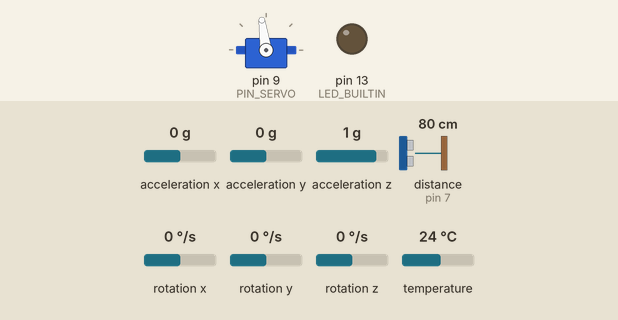
The sketch below on a simulated Arduino Uno, built with avr-gcc and run on an emulated ATmega328P. On the bench: servo, output pins drawn as LEDs (lit = HIGH). Wiring (inferred from the names in the program): ultrasonic range finder: trigger pin 6; echo pin 7. Inputs (shaded band) come from the test bench; at power-on: distance to the obstacle (sensor on pin 7) 80 cm, acceleration y 0 g, rotation x 0 °/s, acceleration x 0 g, acceleration z 1 g, rotation y 0 °/s, rotation z 0 °/s, temperature 24 °C. The echo pulse lasts 58.3 µs per cm; pins used as bus, display or sensor lines are not drawn; what the sketch prints to the serial monitor is not drawn.

Above: at 9.8 s.
9.9 s: distance to the obstacle (sensor on pin 7) set to 38 cm
11.7 s: distance to the obstacle (sensor on pin 7) set to 33 cm
At 13.7 s:
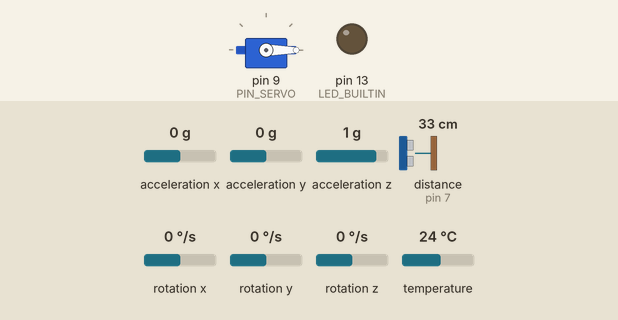
14.1 s: acceleration y set to -1.4 g
At 14.8 s:
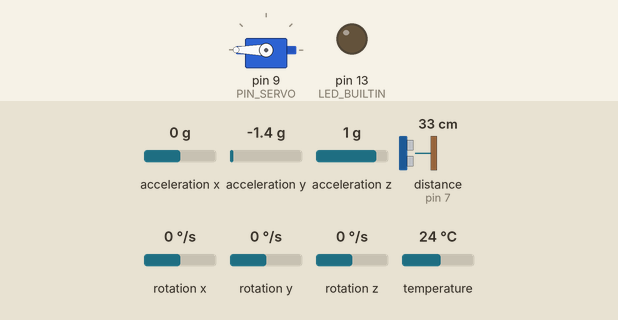
15.8 s: acceleration y set to 0 g
At 17.43 s:
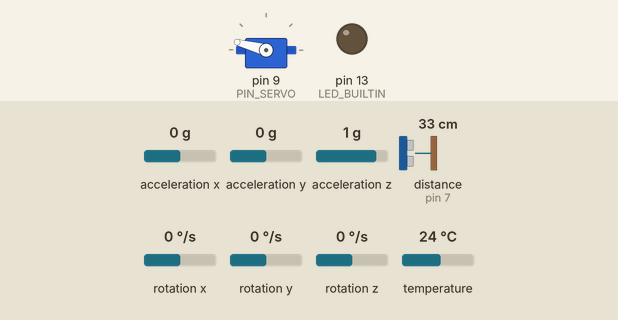
18.8 s: rotation x set to -100 °/s
20.5 s: acceleration y set to 1.1 g
At 21.17 s:
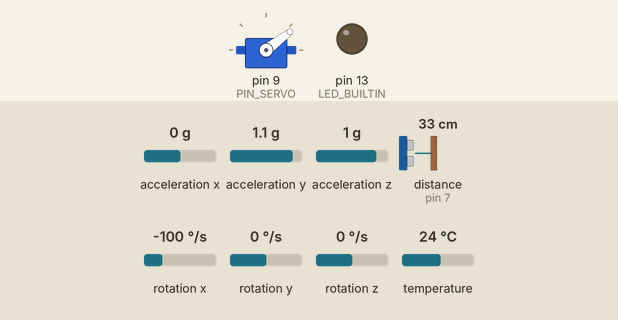
Timing chart, 0 to 23.5 s (numbered marks = the images above; inputs shaded):
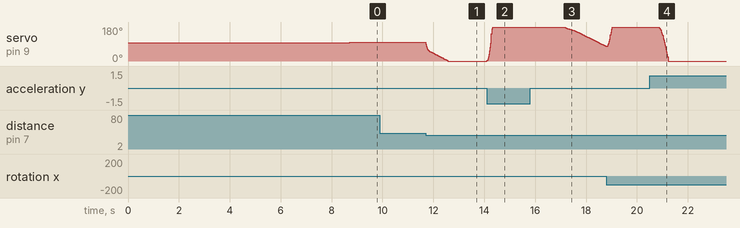

The sketch:

control_cascada.ino
```cpp
/* Control en cascada a 50 Hz: periodo 0.02 s = 20 ms.
 * EXTERNA: error posicion[cm] -> Cexterno(z) -> referencia angulo[deg].
 * INTERNA: error angulo[deg] -> Cinterno(z) -> delta PWM[us].
 * Servo 9; sonar TRIG 6, ECHO 7; MPU6050 por I2C.
 * TX: abcd + cuatro float32 LE (20 bytes): servo_us, posicion_cm,
 * referencia_angulo_deg, angulo_filtrado_deg.
 * Mantener quieta la barra al calibrar el cero en 1544 us.
 */
#include <Wire.h>
#include <Servo.h>
#include <Adafruit_MPU6050.h>
#include <Adafruit_Sensor.h>
#include <math.h>
#include <string.h>

const uint8_t PIN_SERVO = 9;
const int ANGULO_CENTRO_SERVO_DEG = 90 + 7;
// Equivalente calibrado de ese centro. Usar microsegundos evita depender
// del mapeo de Servo.write(97); el angulo de referencia es el de la BARRA.
const int PULSO_CENTRO_US = 1544;
const int PULSO_MIN_US = 1000;
const int PULSO_MAX_US = 2000;
const uint32_t TS_US = 20000UL;
const float ALPHA = 0.94f;
// ================= EXTERNA: ANGULO -> POSICION =================
const float REFERENCIA_CM = 17.0f;
const float MAX_ANGULO_DEG = 14.0f;
// Pegar coeficientes del controlador externo, disenado con entrada en cm
// y salida en GRADOS. No reutilizar el controlador posicion -> PWM de v3.
// MATLAB: [b,a] = tfdata(tf(Cz_externo), 'v'), con Ts=0.02 s.
// Copiar signos originales; si b es mas corto, anteponer ceros hasta
// igualar la longitud de a. A_EXTERNO[0] debe ser distinto de cero.
// Pendientes: B=0 mantiene la barra horizontal hasta cargar TU controlador.
const float B_EXTERNO[] = {2.278345f, -2.246670f};
const float A_EXTERNO[] = {1.0f, -0.6f};
const size_t N_EXTERNO = sizeof(A_EXTERNO) / sizeof(A_EXTERNO[0]);
static_assert(sizeof(B_EXTERNO) == sizeof(A_EXTERNO), "Longitudes externas distintas");
const float SIGNO_POSICION = 1.0f; // +1 si angulo positivo aumenta distancia.
const uint8_t PIN_TRIG = 6, PIN_ECHO = 7;
const float MAX_DISTANCIA_CM = 35.0f;
const float US_POR_CM = 58.574f;
const uint32_t TIMEOUT_ECO_US = 4000UL;
static_assert(TIMEOUT_ECO_US < TS_US, "Timeout mayor que periodo");
float erroresExternos[N_EXTERNO] = {};
float mandosExternos[N_EXTERNO] = {};
float posicionCm = -1.0f;
float referenciaAnguloDeg = 0.0f;
bool posicionValida = false;

// ================= INTERNA: SERVO -> ANGULO =================

// Coeficientes DISCRETOS para Ts=0.02 s. Salida: delta PWM en us.
// C(z) = (b0 + b1*z^-1 + ...)/(a0 + a1*z^-1 + ...).
// En MATLAB: [b,a] = tfdata(tf(Cz), 'v'); copiar b y a aqui.
// Si el numerador tiene menor grado, anteponer ceros a b hasta que
// tenga la misma longitud que a (conserva los retardos de C(z)).
// Ejemplo actual: C(z)=3.162278*(z+1)/(z-1).
// u[k] = u[k-1] + 3.162278*e[k] + 3.162278*e[k-1].
const float B_INTERNO[] = {3.162278f, 3.162278f};
const float A_INTERNO[] = {1.0f, -1.0f}; // Copiar signos de a; no invertirlos.
const size_t N_COEF = sizeof(A_INTERNO) / sizeof(A_INTERNO[0]);
static_assert(sizeof(B_INTERNO) == sizeof(A_INTERNO), "B_INTERNO y A_INTERNO deben tener igual longitud");
static_assert(N_COEF >= 1, "Se requiere al menos un coeficiente");
// A_INTERNO[0] debe ser distinto de cero. Validar la sintonia en la planta.
// +1 si aumentar PWM aumenta el angulo medido; -1 si el montaje lo invierte.
const float SIGNO_ACTUADOR = 1.0f;
const uint32_t RESERVA_TX_US = 3000UL; // 20 bytes a 115200: ~1.74 ms.
const uint16_t MUESTRAS_ASENTAMIENTO = 50;
const uint16_t MUESTRAS_CERO = 150;
static_assert(sizeof(float) == 4, "La trama requiere float32");
static_assert(PULSO_MIN_US < PULSO_CENTRO_US &&
              PULSO_CENTRO_US < PULSO_MAX_US, "Centro fuera de limites");

Adafruit_MPU6050 mpu;
Servo servo;
float biasGyroRadS = 0.0f;
float anguloAccDeg = 0.0f;
float anguloFiltradoDeg = 0.0f;
float offsetAnguloDeg = 0.0f;
float anguloDeg = 0.0f;
float errores[N_COEF] = {}; // e[k], e[k-1], ...
float mandosUs[N_COEF] = {}; // u[k-1], u[k-2], ... (sin el centro)
float pulsoUs = PULSO_CENTRO_US;
uint32_t anteriorUs = 0;
uint32_t siguienteUs = 0;

void actualizarAngulo(float dt) {
  sensors_event_t a, g, temperatura;
  mpu.getEvent(&a, &g, &temperatura);
  anguloAccDeg = atan2(a.acceleration.y,
      sqrt(sq(a.acceleration.x) + sq(a.acceleration.z))) * 180.0f / PI;
  const float velocidadDegS = (g.gyro.x - biasGyroRadS) * 180.0f / PI;
  anguloFiltradoDeg = ALPHA * (anguloFiltradoDeg + velocidadDegS * dt)
                   + (1.0f - ALPHA) * anguloAccDeg;
  anguloDeg = anguloFiltradoDeg - offsetAnguloDeg;
}

void calibrar() {
  delay(2000); // Asentar el mecanismo en el cero fisico.
  float sumaGyro = 0.0f;
  for (uint16_t i = 0; i < 500; ++i) {
    sensors_event_t a, g, temperatura;
    mpu.getEvent(&a, &g, &temperatura);
    sumaGyro += g.gyro.x;
    delay(3);
  }
  biasGyroRadS = sumaGyro / 500.0f;
  actualizarAngulo(0.0f);
  anguloFiltradoDeg = anguloAccDeg;
  uint32_t previo = micros();
  uint32_t proximo = previo + TS_US;
  float sumaAngulo = 0.0f;
  for (uint16_t i = 0; i < MUESTRAS_ASENTAMIENTO + MUESTRAS_CERO; ++i) {
    while ((int32_t)(micros() - proximo) < 0) {}
    const uint32_t ahora = micros();
    actualizarAngulo((ahora - previo) * 1.0e-6f);
    previo = ahora;
    proximo = ahora + TS_US;
    if (i >= MUESTRAS_ASENTAMIENTO) sumaAngulo += anguloFiltradoDeg;
  }
  offsetAnguloDeg = sumaAngulo / MUESTRAS_CERO;
  anguloDeg = anguloFiltradoDeg - offsetAnguloDeg;
}

float controlarInterna(float error) {
  for (size_t i = N_COEF - 1; i > 0; --i) errores[i] = errores[i - 1];
  errores[0] = SIGNO_ACTUADOR * error;
  // a0*u[k] = sum(bi*e[k-i]) - sum(ai*u[k-i]), i>=1 en la segunda suma.
  float mando = B_INTERNO[0] * errores[0];
  for (size_t i = 1; i < N_COEF; ++i)
    mando += B_INTERNO[i] * errores[i] - A_INTERNO[i] * mandosUs[i - 1];
  mando /= A_INTERNO[0];
  const float pedido = PULSO_CENTRO_US + mando;
  const float limitado = constrain(pedido, (float)PULSO_MIN_US,
                                   (float)PULSO_MAX_US);
  // Realimentar el mando limitado a la recurrencia evita windup en el
  // integrador actual. Para otro C(z), revisar su comportamiento al saturar.
  for (size_t i = N_COEF - 1; i > 0; --i) mandosUs[i] = mandosUs[i - 1];
  mandosUs[0] = limitado - PULSO_CENTRO_US;
  return (float)lroundf(limitado);
}

// Un disparo por ciclo; espera del eco acotada a 4 ms.
void medirPosicion() {
  digitalWrite(PIN_TRIG, HIGH);
  delayMicroseconds(10);
  digitalWrite(PIN_TRIG, LOW);
  const unsigned long ecoUs = pulseIn(PIN_ECHO, HIGH, TIMEOUT_ECO_US);
  posicionCm = ecoUs ? ecoUs / US_POR_CM : -1.0f;
  posicionValida = posicionCm > 0.0f && posicionCm <= MAX_DISTANCIA_CM;
  if (!posicionValida) posicionCm = -1.0f;
}

void controlarExterna() {
  if (!posicionValida) {
    memset(erroresExternos, 0, sizeof(erroresExternos));
    memset(mandosExternos, 0, sizeof(mandosExternos));
    referenciaAnguloDeg = 0.0f; // Sin eco, pedir barra horizontal.
    return;
  }
  for (size_t i = N_EXTERNO - 1; i > 0; --i)
    erroresExternos[i] = erroresExternos[i - 1];
  erroresExternos[0] = SIGNO_POSICION * (REFERENCIA_CM - posicionCm);
  float mando = B_EXTERNO[0] * erroresExternos[0];
  for (size_t i = 1; i < N_EXTERNO; ++i)
    mando += B_EXTERNO[i] * erroresExternos[i] - A_EXTERNO[i] * mandosExternos[i - 1];
  mando /= A_EXTERNO[0];
  referenciaAnguloDeg = constrain(mando, -MAX_ANGULO_DEG, MAX_ANGULO_DEG);
  for (size_t i = N_EXTERNO - 1; i > 0; --i)
    mandosExternos[i] = mandosExternos[i - 1];
  // Tracking limitado: revisar anti-windup para el controlador que se cargue.
  mandosExternos[0] = referenciaAnguloDeg;
}

void enviarRegistro() {
  if ((int32_t)(siguienteUs - micros()) < (int32_t)RESERVA_TX_US ||
      Serial.availableForWrite() < 20) {
    digitalWrite(LED_BUILTIN, HIGH);
    return;
  }
  uint8_t trama[20] = {'a', 'b', 'c', 'd'};
  const float valores[] = {pulsoUs, posicionCm, anguloDeg};
  for (uint8_t i = 0; i < 4; ++i) {
    uint32_t bits;
    memcpy(&bits, &valores[i], sizeof(bits));
    for (uint8_t j = 0; j < 4; ++j)
      trama[4 + 4 * i + j] = (uint8_t)(bits >> (8 * j));
  }
  Serial.write(trama, sizeof(trama)); // TX en segundo plano, sin flush().
}

void setup() {
  Serial.begin(115200);
  pinMode(LED_BUILTIN, OUTPUT);
  digitalWrite(LED_BUILTIN, LOW);
  if (A_INTERNO[0] == 0.0f || A_EXTERNO[0] == 0.0f) {
    digitalWrite(LED_BUILTIN, HIGH);
    while (true) delay(100); // Denominador invalido; no activar el servo.
  }
  pinMode(PIN_TRIG, OUTPUT);
  digitalWrite(PIN_TRIG, LOW);
  pinMode(PIN_ECHO, INPUT);
  // Precargar el cero antes de habilitar los pulsos.
  servo.writeMicroseconds(PULSO_CENTRO_US);
  servo.attach(PIN_SERVO, PULSO_MIN_US, PULSO_MAX_US);
  Wire.begin();
  Wire.setClock(400000);
  if (!mpu.begin(0x68)) {
    digitalWrite(LED_BUILTIN, HIGH);
    while (true) delay(100);
  }
  mpu.setAccelerometerRange(MPU6050_RANGE_2_G);
  mpu.setGyroRange(MPU6050_RANGE_2000_DEG);
  mpu.setFilterBandwidth(MPU6050_BAND_44_HZ);
  calibrar(); // Sin control ni tramas durante los ~7.5 s de calibracion.
  anteriorUs = micros();
  siguienteUs = anteriorUs + TS_US;
}

void loop() {
  const uint32_t ahora = micros();
  if ((int32_t)(ahora - siguienteUs) < 0) return;
  siguienteUs += TS_US;
  if ((int32_t)(ahora - siguienteUs) >= 0) {
    digitalWrite(LED_BUILTIN, HIGH);
    siguienteUs = ahora + TS_US; // No recuperar pasos con la misma medicion.
  }
  const float dt = (ahora - anteriorUs) * 1.0e-6f;
  anteriorUs = ahora;
  actualizarAngulo(dt); // Medir y[k] antes de aplicar u[k].
  medirPosicion();
  controlarExterna();
  pulsoUs = controlarInterna(referenciaAnguloDeg - anguloDeg);
  servo.writeMicroseconds((int)pulsoUs);
  enviarRegistro();
  // LED persistente: plazo perdido o trama omitida durante el ensayo.
  if ((int32_t)(micros() - siguienteUs) >= 0)
    digitalWrite(LED_BUILTIN, HIGH);
}
```

Measured:
- the behaviour switches between 36 and 35 cm on distance to the obstacle (sensor on pin 7) (found by bisection; images 0 and 1)
- after the input at 9.9 s, every drawn part: stays the same
- after the input at 11.7 s, servo on pin 9 (PIN_SERVO): moves from 98° to 0° over 0.86 s, starting at once
- after the input at 14.1 s, servo on pin 9 (PIN_SERVO): moves from 0° to 180° over 0.22 s, starting at once
- after the input at 15.8 s, servo on pin 9 (PIN_SERVO): moves from 180° to 77° over 1.8 s, starting after 1.2 s
- after the input at 20.5 s, servo on pin 9 (PIN_SERVO): moves from 180° to 0° over 0.40 s, starting after 0.33 s
